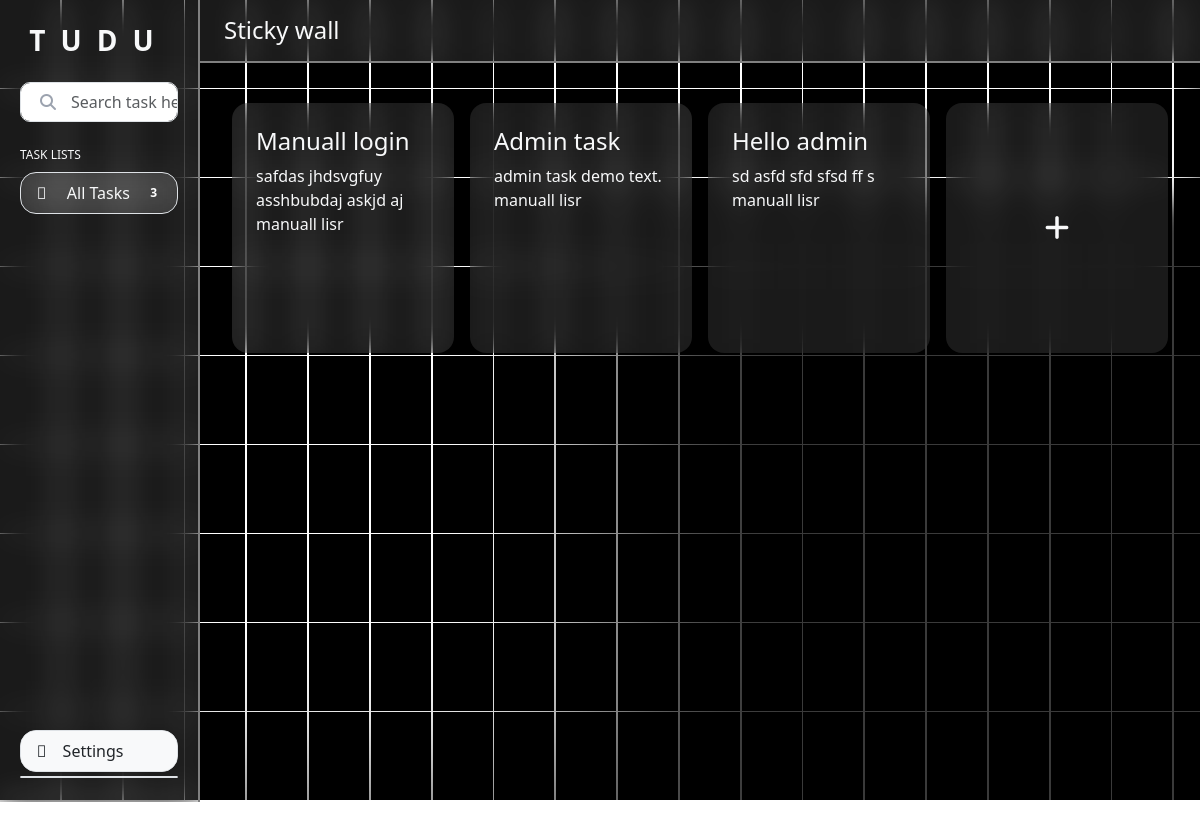
Page / (signed in) on the committed database.
### tudu_app/models.py (models this page shows, shortened)
class tasks_data(models.Model):
    task_title = models.CharField(max_length=250)
    task_desc = models.TextField()
    task_modified = models.DateTimeField(auto_now_add=True)
    list_name = models.ForeignKey(task_type_lists,on_delete=models.CASCADE)
    added_by = models.ForeignKey(user_data,on_delete=models.CASCADE,default=0)
    added_by_google = models.ForeignKey(SocialAccount,on_delete=models.CASCADE,default=0)
    is_google = models.BooleanField(default=False)

class task_type_lists(models.Model):
    list = models.CharField(max_length=100)
    added_by = models.ForeignKey(user_data,on_delete=models.CASCADE,default=0)
    added_by_google = models.ForeignKey(SocialAccount,on_delete=models.CASCADE,default=0)
    task_modified = models.DateTimeField(auto_now_add=True)
    is_google = models.BooleanField(default=False)
    def __str__(self):
        return self.list

### tudu_app/views.py (the view)
# urls.py: 2. Add a URL to urlpatterns:  path('', views.home, name='home')
def home(request):
    uid = uname = lists = tasks = uname = None
    isg = 0
    if 'uid' not in request.session:
        if request.user.is_authenticated == False:
            return redirect('/login')
        if request.user.id == None:
            return redirect('/login')
    if 'uid' in request.session:
        uid = request.session['uid']
        user_det = user_data.objects.filter(id=uid).get()
        uname = user_det.username
        isg = 0
    if request.user.id:
        google_user = str(request.user.id)
        user_obj = SocialAccount.objects.get(id=google_user,provider='google')
        request.session['guid'] = user_obj.id
        isg = 1
    if 'guid' in request.session:
        uid = request.session['guid']
        print(uid)
        uname = SocialAccount.objects.filter(uid=uid)
    form = task_form()
    if request.method == 'POST':
        form = task_form(request.POST)
        if form.is_valid():
            form.save()
            return redirect('/')
        uid = request.session['uid']
    tasks = tasks_data.objects.filter(added_by=uid,is_google=isg)
    lists = task_type_lists.objects.filter(added_by=uid,is_google=isg)
    user_tasks = tasks_data.objects.filter(added_by=uid,is_google=isg).count()
    return render(request,'index.html',{'task_data':tasks,'list_data':lists,'uname_m':uname,'total_tasks':user_tasks,'form':form,'uid':uid})

### tudu_app/models.py
class task_form(forms.ModelForm):
    class Meta:
        model = tasks_data
        fields = ['task_title','task_desc','list_name','added_by']

### tudu_app/templates/index.html (shortened to what this page needs)
{% load static %}
{% load socialaccount %}
<!DOCTYPE html>
<html lang="en">
<head>
    <link rel="stylesheet" href="https://cdn.jsdelivr.net/npm/bootstrap@5.3.3/dist/css/bootstrap.min.css">
    <link rel="stylesheet" href="https://site-assets.fontawesome.com/releases/v6.5.2/css/all.css">
    <link rel="stylesheet" href="{% static 'Css/style.css' %}">
</head>
<body>
    <div class="bg_grid">
        <div class="box"></div>
        <div class="box"></div>
        <div class="box"></div>
        <div class="box"></div>
        <div class="box"></div>
        <div class="box"></div>
        <div class="box"></div>
        <div class="box"></div>
        <div class="box"></div>
        <div class="box"></div>
        <div class="box"></div>
        <div class="box"></div>
        <div class="box"></div>
        <div class="box"></div>
        <div class="box"></div>
        <div class="box"></div>
        <div class="box"></div>
        <div class="box"></div>
        <div class="box"></div>
        <div class="box"></div>
        <div class="box"></div>
        <div class="box"></div>
        <div class="box"></div>
        <div class="box"></div>
        <div class="box"></div>
        <div class="box"></div>
        <div class="box"></div>
        <div class="box"></div>
        <div class="box"></div>
        <div class="box"></div>
        <div class="box"></div>
        <div class="box"></div>
        <div class="box"></div>
        <div class="box"></div>
        <div class="box"></div>
        <div class="box"></div>
        <div class="box"></div>
        <div class="box"></div>
        <div class="box"></div>
        <div class="box"></div>
        <div class="box"></div>
        <div class="box"></div>
        <div class="box"></div>
        <div class="box"></div>
        <div class="box"></div>
        <div class="box"></div>
        <div class="box"></div>
        <div class="box"></div>
        <div class="box"></div>
        <div class="box"></div>
        <div class="box"></div>
        <div class="box"></div>
        <div class="box"></div>
        <div class="box"></div>
        <div class="box"></div>
        <div class="box"></div>
        <div class="box"></div>
        <div class="box"></div>
        <div class="box"></div>
        <div class="box"></div>
        <div class="box"></div>
        <div class="box"></div>
        <div class="box"></div>
        <div class="box"></div>
        <div class="box"></div>
        <div class="box"></div>
        <div class="box"></div>
        <div class="box"></div>
        <div class="box"></div>
        <div class="box"></div>
        <div class="box"></div>
        <div class="box"></div>
        <div class="box"></div>
        <div class="box"></div>
        <div class="box"></div>
        <div class="box"></div>
        <div class="box"></div>
        <div class="box"></div>
        <div class="box"></div>
        <div class="box"></div>
        <div class="box"></div>
        <div class="box"></div>
        <div class="box"></div>
        <div class="box"></div>
        <div class="box"></div>
        <div class="box"></div>
        <div class="box"></div>
        <div class="box"></div>
        <div class="box"></div>
        <div class="box"></div>
        <div class="box"></div>
        <div class="box"></div>
        <div class="box"></div>
        <div class="box"></div>
        <div class="box"></div>
        <div class="box"></div>
        <div class="box"></div>
        <div class="box"></div>
        <div class="box"></div>
        <div class="box"></div>
        <div class="box"></div>
        <div class="box"></div>
        <div class="box"></div>
        <div class="box"></div>
        <div class="box"></div>
        <div class="box"></div>
        <div class="box"></div>
        <div class="box"></div>
        <div class="box"></div>
        <div class="box"></div>
        <div class="box"></div>
        <div class="box"></div>
        <div class="box"></div>
        <div class="box"></div>
        <div class="box"></div>
        <div class="box"></div>
        <div class="box"></div>
        <div class="box"></div>
        <div class="box"></div>
        <div class="box"></div>
        <div class="box"></div>
        <div class="box"></div>
        <div class="box"></div>
        <div class="box"></div>
        <div class="box"></div>
        <div class="box"></div>
        <div class="box"></div>
        <div class="box"></div>
        <div class="box"></div>
        <div class="box"></div>
        <div class="box"></div>
        <div class="box"></div>
        <div class="box"></div>
        <div class="box"></div>
        <div class="box"></div>
        <div class="box"></div>
        <div class="box"></div>
        <div class="box"></div>
        <div class="box"></div>
        <div class="box"></div>
        <div class="box"></div>
        <div class="box"></div>
        <div class="box"></div>
        <div class="box"></div>
        <div class="box"></div>
        <div class="box"></div>
        <div class="box"></div>
        <div class="box"></div>
        <div class="box"></div>
        <div class="box"></div>
        <div class="box"></div>
        <div class="box"></div>
        <div class="box"></div>
        <div class="box"></div>
        <div class="box"></div>
        <div class="box"></div>
        <div class="box"></div>
        <div class="box"></div>
        <div class="box"></div>
        <div class="box"></div>
        <div class="box"></div>
        <div class="box"></div>
        <div class="box"></div>
        <div class="box"></div>
        <div class="box"></div>
        <div class="box"></div>
        <div class="box"></div>
        <div class="box"></div>
        <div class="box"></div>
        <div class="box"></div>
        <div class="box"></div>
        <div class="box"></div>
        <div class="box"></div>
        <div class="box"></div>
        <div class="box"></div>
        <div class="box"></div>
        <div class="box"></div>
    </div>
    <section class="h-100 main_section">
        <div class="container-fluid h-100 position-relative">
            <div class="row h-100">
                <div class="col-2 position-sticky top-0" style="height: 20vh;">
                    <div class="bg-blur-light p-3" id="sidebar">
                        <div class="px-1 d-flex flex-column align-items-center justify-content-between" style="height: calc(100vh - 30px);">
                            <p class="h3 my-2 mb-4 text-light text-uppercase" style="letter-spacing: 15px; font-weight: bolder;">Tudu</p>
                            <div class="list_items h-100 w-100">
                                <div class="w-100 form mb-4 text-light">
                                    <i class="fa fa-search"></i>
                                    <input type="text" class="form-control form-input" placeholder="Search task here...">
                                </div>
                                <p class="mb-2 text-uppercase text-light" style="font-size: 12px;">Task lists</p>
                                <ul class="w-100">
                                    <li class="p-2 px-3 w-100 bg-blur-light text-light my-1 rounded-4 border d-flex justify-content-between align-items-center task_list" id="all">
                                        <div>
                                            <i class="fa-duotone fa-bars-progress me-3"></i>
                                            All Tasks
                                        </div>
                                        <span class="badge m-0 p-1 ms-2">{{ total_tasks }}</span>
                                    </li>
                                </ul>
                            </div>
                            <ul class="list_items w-100 pb-2">
                                <div class="accordion" id="accordionExample">
                                    <div class="accordion-item bg-light text-light rounded-4 overflow-hidden" onclick="iconanimation()">
                                        <button class="accordion-button collapsed bg-light p-2 px-3 rounded-3 text-dark" type="button" data-bs-toggle="collapse" data-bs-target="#collapseOne" aria-expanded="true" aria-controls="collapseOne">
                                            <p><i class="fa-duotone fa-gear me-3 my-1" id="settings"></i>Settings</p>
                                        </button>
                                    </div>
                                    <div class="accordion-item rounded-4 overflow-hidden mt-1 border">
                                      </div>
                                </div>
                            </ul>
                        </div>
                    </div>
                </div>
                <div class="col-10 bg-transparent">
                    <div class="bg-blur-light border-none text-light p-3 h4 px-4 position-sticky top-0" id="top_bar">Sticky wall</div>
                    <div class="main_area bg-transparent p-4 h-100">
                        <div>
                        {% if not task_data %}
                            <div class="row">
                                <div class="col-6 mx-auto mt-5 pt-4">
                                    <div class="bg-blur-light rounded-4 p-4 text-light w-75 mx-auto">
                                        <div class="d-flex flex-column align-items-center justify-content-center">
                                            <img src="{% static 'Images/2902554.webp' %}" alt="" style="filter: invert(100%);">
                                            <p class="fs-4 text-center"><span class="h1">No tasks !</span> <br> It looks like you are new here. Start by adding your first task.</p>
                                            <div class="d-flex w-100 mt-4 justify-content-between">
                                                <button class="btn btn-light w-100 p-2 px-3" style="border: 2px solid white;" onclick="shownote()"><strong>Add Task</strong></button>
                                            </div>
                                        </div>
                                    </div>
                                </div>
                            </div>
                        {% else %}
                            <div class="row">
                                {% for task in task_data %}
                                <div class="col-3 my-3 px-2 {{ task.list_name_id }}-list all-list overflow-hidden" style="min-height: 250px; max-height: 500px;">
                                    <div class="bg-blur-light text-light p-4 rounded-4 h-100">
                                        <p class="h4 mb-2">{{ task.task_title }}</p>
                                        {{ task.task_desc }}
                                        {{ task.list_name }}
                                    </div>
                                </div>
                                {% endfor %}
                                <div class="col-3 my-3 px-2" onclick="shownote()">
                                    <button class="bg-blur-light btn btn-transparent h-100 w-100 rounded-4 d-flex align-items-center justify-content-center">
                                        <i class="fa-solid fa-plus h3 text-light"></i>
                                    </button>
                                </div>
                            </div>
                        {% endif %}
                        </div>
                    </div>
                </div>
            </div>
        </div>
    </section>
</body>
</html>

### static/Css/style.css (style rules this page uses)
* { margin: 0 !important; padding: 0 !important; box-sizing: border-box !important; }
body { height: 100vh; --light-grey: #ececec; background-color: transparent; }
ul { list-style: none; }
.bg-blur-light { backdrop-filter: blur(15px) brightness(100%); background-color: rgba(255, 255, 255,0.1); }
.main_section { z-index: 20; }
.form { position: relative; }
.form .fa-search { position: absolute; top: 50%; left: 20px; color: #9ca3af; transform: translateY(-50%); }
.form-input { height: 40px; text-indent: 50px; border-radius: 10px; }
#top_bar { z-index: 99; border-bottom: 2px solid grey !important; }
#settings { transition: 0.3s; }
.accordion-button::after { display: none; }
.bg_grid { position: fixed; background-color: rgb(58, 58, 58); height: 100vh; width: 100vw; display: grid; grid-template-columns: repeat(25 ,5%); grid-gap: 0.15%; overflow: hidden; z-index: -10; }
.bg_grid::after { content: ''; position: absolute; z-index: 0; background-color: white; height: 200px; filter: blur(15px); width: 100%; animation: waves 10s 1s infinite linear; overflow: hidden; }
.bg_grid::before { content: ''; position: absolute; z-index: 0; background-color: white; height: 100%; filter: blur(80px); width: 600px; animation: waves2 5s 1s infinite linear; overflow: hidden; }
.bg_grid > .box { background-color: black; width: 100%; height: 100%; z-index: 3; }
.border-none { border: none !important; }
#sidebar { border: none !important ; border-right: 2px solid grey !important; }

### rows in the picture
tasks_data: task_title "Manuall login", task_desc "safdas jhdsvgfuy asshbubdaj askjd aj", list_name "manuall lisr"
tasks_data: task_title "Admin task", task_desc "admin task demo text.", list_name "manuall lisr"
tasks_data: task_title "Hello admin", task_desc "sd asfd sfd sfsd ff s", list_name "manuall lisr"

### other values in the picture
{{ total_tasks }} "3"
